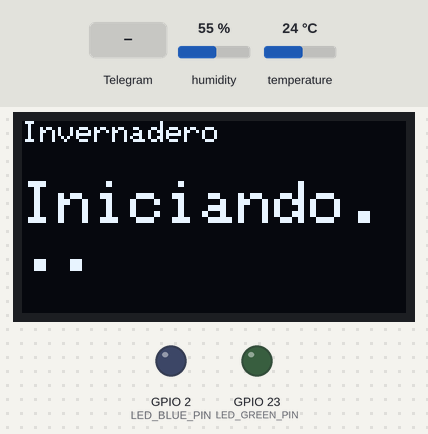
The program below on a simulated ESP32. Parts: 128×64 one-colour display, output pins drawn as LEDs (lit = HIGH). Inputs (shaded band) come from the test bench; at power-on: humidity 55 %, temperature 24 °C. WiFi joins after 1.5 s; servers stay silent unless stated; what the program prints to the serial monitor is not drawn.

Above: at 1.7 s.
4.4 s: Telegram message "/display" received
At 6.1 s:
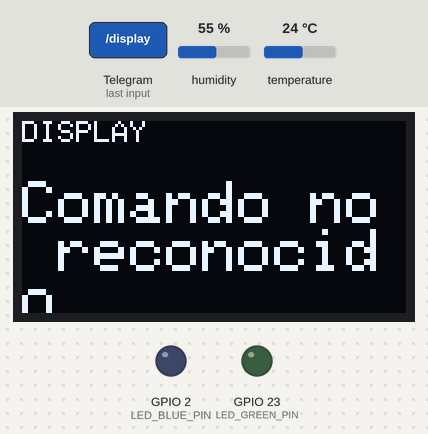
7.3 s: Telegram message "/start" received
10.2 s: Telegram message "/led" received
Timing chart, 0 to 13.2 s (numbered marks = the images above; inputs shaded):
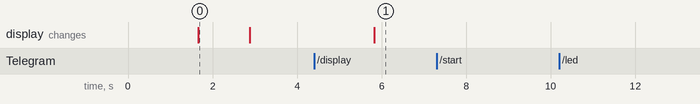

Measured:
- after the input at 4.4 s, the display: changes after 1.4 s (image 1)
- after the input at 7.3 s, every drawn part: stays the same
- after the input at 10.2 s, every drawn part: stays the same
- what the display in image 0 shows lasts 1.2 s, from 1.7 s to 2.9 s

The program:

main.cpp
```cpp
/* Invernadero + Telegram control
   - LEDs: GPIO23 (verde), GPIO2 (azul)
   - DHT22 -> GPIO4
   - OLED (SSD1306) -> SDA=21, SCL=22
   - Pot -> GPIO32
   - Telegram commands: /start, /led<gpio><on/off>, /dht22, /pote, /platiot, /display<cmd>
*/

#include <WiFi.h>
#include <WiFiClientSecure.h>
#include <UniversalTelegramBot.h>
#include <ArduinoJson.h>

#include <Wire.h>
#include <Adafruit_GFX.h>
#include <Adafruit_SSD1306.h>
#include <DHT.h>
#include <ThingSpeak.h>

// -CONFIG (rellenar) ACA PONER EL SSID DE SU CELULAR, CONTRASEÑA Y EL TOKEN DEL BOOT DE TELEGRAM---------------------
const char* WIFI_SSID = "Wokwi-GUEST";
const char* WIFI_PASS = "";

#define BOT_TOKEN ""
#define CHAT_ID "" // string or number

// ThingSpeak (opcional)
const char* THINGSPEAK_SERVER = "api.thingspeak.com";
const char* THINGSPEAK_API_KEY = "KBVBHYA1LJA4Z6Y1"; // Reemplazar con tu Write API Key de ThingSpeak (16 caracteres)
unsigned long THINGSPEAK_CHANNEL_ID = 3145865; // Reemplazar con tu Channel ID de ThingSpeak

// --------------------- PINES ---------------------
#define DHTPIN 4
#define DHTTYPE DHT22
#define LED_GREEN_PIN 23
#define LED_BLUE_PIN 2
#define POT_PIN 32
#define SDA_PIN 21
#define SCL_PIN 22

// --------------------- OLED ---------------------
#define SCREEN_WIDTH 128
#define SCREEN_HEIGHT 64
#define OLED_RESET -1
Adafruit_SSD1306 display(SCREEN_WIDTH, SCREEN_HEIGHT, &Wire, OLED_RESET);

// --------------------- DHT ---------------------
DHT dht(DHTPIN, DHTTYPE);

// --------------------- Telegram ---------------------
WiFiClientSecure secureClient;
UniversalTelegramBot bot(BOT_TOKEN, secureClient);
unsigned long lastTelegramCheck = 0;
const unsigned long TELEGRAM_CHECK_MS = 2000; // 2s

// --------------------- ThingSpeak client ---------------------
WiFiClient thingClient;

// --------------------- Timers y estados ---------------------
const unsigned long DHT_INTERVAL = 2000;
unsigned long lastDhtRead = 0;
float currentTemp = NAN;
float currentHum = NAN;

bool ledGreen = false;
bool ledBlue = false;

// Control de envío a ThingSpeak (mínimo 15 segundos entre escrituras)
unsigned long lastThingSpeakWrite = 0;
const unsigned long THINGSPEAK_INTERVAL = 15000; // 15 segundos

// --------------------- Helpers ---------------------
String formatFloat(float v, int decimals=1) {
  char buf[16];
  dtostrf(v, 0, decimals, buf);
  return String(buf);
}

void showOnOLED(const String &title, const String &line2) {
  display.clearDisplay();
  display.setTextSize(1);
  display.setCursor(0,0);
  display.println(title);
  display.setTextSize(2);
  display.setCursor(0,20);
  display.println(line2);
  display.display();
}

// --------------------- Setup ---------------------
void setup() {
  Serial.begin(115200);
  delay(100);

  // WiFi
  WiFi.begin(WIFI_SSID, WIFI_PASS);
  Serial.print("Connecting to WiFi");
  unsigned long start = millis();
  while (WiFi.status() != WL_CONNECTED && millis() - start < 20000) {
    delay(300);
    Serial.print(".");
  }
  Serial.println();
  if (WiFi.status() == WL_CONNECTED) {
    Serial.println("WiFi connected, IP: ");
    Serial.println(WiFi.localIP());
  } else {
    Serial.println("WiFi connection failed!");
  }

  // Secure client for Telegram (HTTPS)
  secureClient.setInsecure(); // <-- simplifica (no validar certificado)

  // OLED
  Wire.begin(SDA_PIN, SCL_PIN);
  if (!display.begin(SSD1306_SWITCHCAPVCC, 0x3C)) {
    Serial.println("No OLED found");
  }
  display.clearDisplay();
  display.setTextColor(SSD1306_WHITE);

  // DHT
  dht.begin();

  // Pins
  pinMode(LED_GREEN_PIN, OUTPUT);
  digitalWrite(LED_GREEN_PIN, LOW);
  pinMode(LED_BLUE_PIN, OUTPUT);
  digitalWrite(LED_BLUE_PIN, LOW);

  // ADC atenuation
  analogSetPinAttenuation(POT_PIN, ADC_11db);

  // ThingSpeak init
  ThingSpeak.begin(thingClient);

  // Welcome
  showOnOLED("Invernadero", "Iniciando...");
  delay(1200);
  display.clearDisplay();
  display.display();

  // Send startup message to bot (opcional)
  if (WiFi.status() == WL_CONNECTED) {
    bot.sendMessage(CHAT_ID, "🤖 Invernadero: conectado y listo", "");
  }
}

// --------------------- Telegram message handling ---------------------
void handleTelegramMessage(int i) {
  String chat_id = String(bot.messages[i].chat_id);
  String text = bot.messages[i].text;
  Serial.print("Msg: ");
  Serial.println(text);

  // /start
  if (text == "/start") {
    String welcome = "Invernadero Bot\nComandos:\n";
    welcome += "/start\n";
    welcome += "/led23on /led23off /led2on /led2off\n";
    welcome += "/dht22\n";
    welcome += "/pote\n";
    welcome += "/platiot\n";
    welcome += "/displayled /displaypote /displaydht\n";
    bot.sendMessage(chat_id, welcome, "");
    return;
  }

  // /led<gpio><on/off> -> ej: /led23on
  if (text.startsWith("/led")) {
    // parse numeric gpio and action (very simple parse)
    String tail = text.substring(4); // e.g. "23on"
    int idxOn = tail.indexOf("on");
    int idxOff = tail.indexOf("off");
    bool turnOn = false;
    if (idxOn >= 0) turnOn = true;
    if (idxOff >= 0) turnOn = false;
    // parse pin number from beginning
    String sPin = tail;
    if (idxOn >= 0) sPin = tail.substring(0, idxOn);
    if (idxOff >= 0) sPin = tail.substring(0, idxOff);
    int pin = sPin.toInt();
    if (pin == LED_GREEN_PIN || pin == LED_BLUE_PIN) {
      // valid pin
      if (turnOn) {
        digitalWrite(pin, HIGH);
        if (pin == LED_GREEN_PIN) ledGreen = true; else ledBlue = true;
        bot.sendMessage(chat_id, "LED encendido en pin " + String(pin), "");
      } else {
        digitalWrite(pin, LOW);
        if (pin == LED_GREEN_PIN) ledGreen = false; else ledBlue = false;
        bot.sendMessage(chat_id, "LED apagado en pin " + String(pin), "");
      }
      return;
    } else {
      bot.sendMessage(chat_id, "Error: solo pines 23 (verde) o 2 (azul) soportados", "");
      return;
    }
  } // end /led

  // /dht22
  if (text == "/dht22") {
    float h = dht.readHumidity();
    float t = dht.readTemperature();
    if (isnan(h) || isnan(t)) {
      bot.sendMessage(chat_id, "Error lectura DHT22", "");
    } else {
      String msg = "Temp: " + formatFloat(t,1) + " C\nHum: " + formatFloat(h,1) + " %";
      bot.sendMessage(chat_id, msg, "");
    }
    return;
  }

  // /pote
  if (text == "/pote") {
    int potRaw = analogRead(POT_PIN);
    float volts = (potRaw / 4095.0f) * 3.3f;
    String msg = "Pot raw: " + String(potRaw) + "\nVolt: " + formatFloat(volts,2) + " V";
    bot.sendMessage(chat_id, msg, "");
    return;
  }

  // /platiot -> enviar a ThingSpeak (ejemplo)
  if (text == "/platiot") {
    // Verificar tiempo mínimo entre escrituras (15 segundos)
    unsigned long currentTime = millis();
    if (currentTime - lastThingSpeakWrite < THINGSPEAK_INTERVAL) {
      unsigned long waitTime = (THINGSPEAK_INTERVAL - (currentTime - lastThingSpeakWrite)) / 1000;
      bot.sendMessage(chat_id, "⏳ Espera " + String(waitTime) + " segundos antes de enviar datos nuevamente", "");
      return;
    }

    float h = dht.readHumidity();
    float t = dht.readTemperature();
    if (isnan(h) || isnan(t)) {
      bot.sendMessage(chat_id, "❌ Error lectura DHT22, no se envía a IoT", "");
      return;
    }

    // Mostrar datos que se van a enviar
    Serial.println("=== Enviando a ThingSpeak ===");
    Serial.printf("Temperatura: %.1f °C\n", t);
    Serial.printf("Humedad: %.1f %%\n", h);
    Serial.printf("Channel ID: %lu\n", THINGSPEAK_CHANNEL_ID);

    // Enviar a ThingSpeak (field1=temp, field2=hum)
    ThingSpeak.setField(1, t);
    ThingSpeak.setField(2, h);
    int response = ThingSpeak.writeFields(THINGSPEAK_CHANNEL_ID, THINGSPEAK_API_KEY);

    Serial.printf("Respuesta ThingSpeak: %d\n", response);

    if (response == 200) {
      lastThingSpeakWrite = currentTime; // Actualizar timestamp solo si fue exitoso
      String msg = "✅ Datos enviados a ThingSpeak OK\n";
      msg += "🌡️ Temp: " + formatFloat(t,1) + " °C\n";
      msg += "💧 Hum: " + formatFloat(h,1) + " %";
      bot.sendMessage(chat_id, msg, "");
    } else {
      String errorMsg = "❌ Error al enviar a ThingSpeak\nCódigo: " + String(response) + "\n";
      if (response == 0) {
        errorMsg += "Causa: Sin conexión a Internet";
      } else if (response == 400) {
        errorMsg += "Causa: API Key o Channel ID inválidos";
      } else if (response == 404) {
        errorMsg += "Causa: Canal no encontrado";
      } else if (response == -301) {
        errorMsg += "Causa: Tiempo de espera agotado";
      }
      bot.sendMessage(chat_id, errorMsg, "");
    }
    return;
  }

  // /display<cmd> -> mostrar estado en OLED
  if (text.startsWith("/display")) {
    String cmd = text.substring(8); // after "/display"
    if (cmd == "led") {
      String s = "LED23: " + String(ledGreen ? "ON" : "OFF") + "\nLED2: " + String(ledBlue ? "ON" : "OFF");
      showOnOLED("STATUS LEDs", s);
      bot.sendMessage(chat_id, "OLED: mostrado estado de LEDs", "");
    } else if (cmd == "pote") {
      int potRaw = analogRead(POT_PIN);
      float volts = (potRaw / 4095.0f) * 3.3f;
      showOnOLED("POT", String(formatFloat(volts,2)) + " V");
      bot.sendMessage(chat_id, "OLED: mostrado estado pot", "");
    } else if (cmd == "dht") {
      float h = dht.readHumidity();
      float t = dht.readTemperature();
      if (isnan(h) || isnan(t)) {
        showOnOLED("DHT22", "Error lectura");
        bot.sendMessage(chat_id, "OLED: error lectura DHT", "");
      } else {
        showOnOLED("DHT22", "T:" + formatFloat(t,1) + "C H:" + formatFloat(h,1) + "%");
        bot.sendMessage(chat_id, "OLED: mostrado estado DHT", "");
      }
    } else {
      showOnOLED("DISPLAY", "Comando no reconocido");
      bot.sendMessage(chat_id, "OLED: comando display no reconocido", "");
    }
    return;
  }

  // default: unknown command
  bot.sendMessage(chat_id, "Comando no reconocido. /start para ayuda", "");
}

// --------------------- Main loop ---------------------
void loop() {
  // 1) DHT sampling periodic (non-blocking)
  if (millis() - lastDhtRead >= DHT_INTERVAL) {
    lastDhtRead = millis();
    float h = dht.readHumidity();
    float t = dht.readTemperature();
    if (!isnan(h) && !isnan(t)) {
      currentHum = h;
      currentTemp = t;
      Serial.printf("DHT: T=%.1f H=%.1f\n", t, h);
    } else {
      Serial.println("DHT error");
    }
  }

  // 2) Check Telegram updates (polling)
  if (millis() - lastTelegramCheck > TELEGRAM_CHECK_MS) {
    int numNew = bot.getUpdates(bot.last_message_received + 1);
    while (numNew) {
      for (int i = 0; i < numNew; i++) handleTelegramMessage(i);
      numNew = bot.getUpdates(bot.last_message_received + 1);
    }
    lastTelegramCheck = millis();
  }

  // small idle
  delay(10);
}
```
